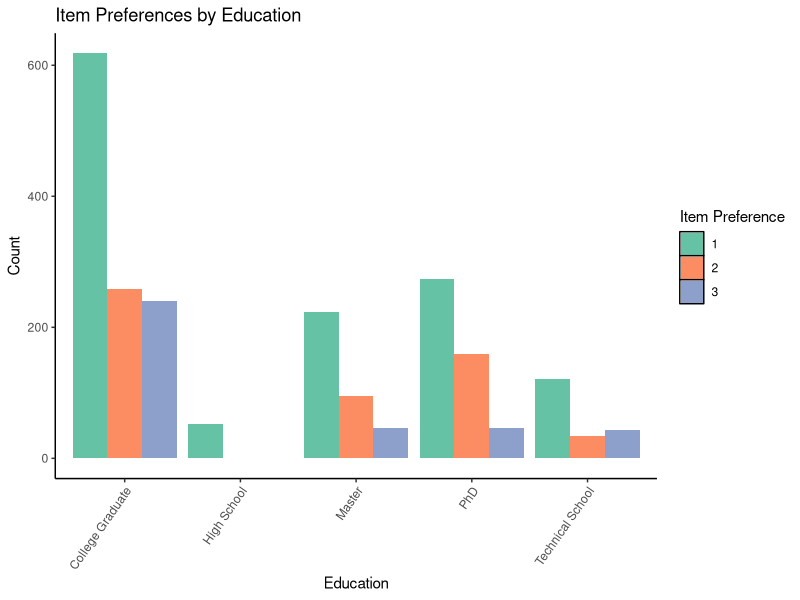
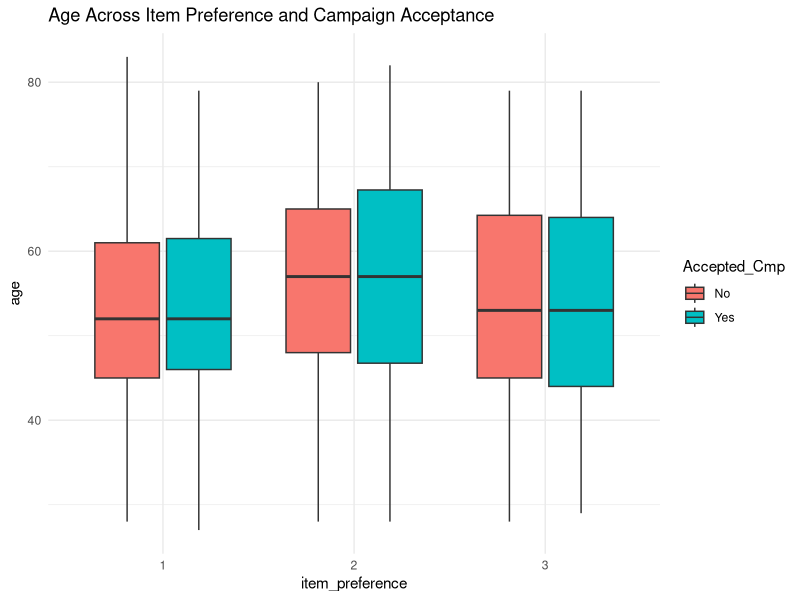
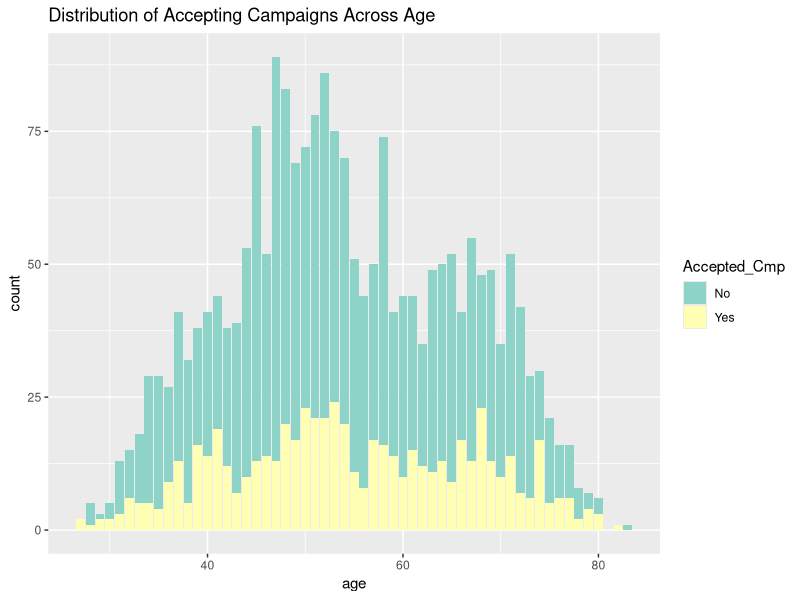
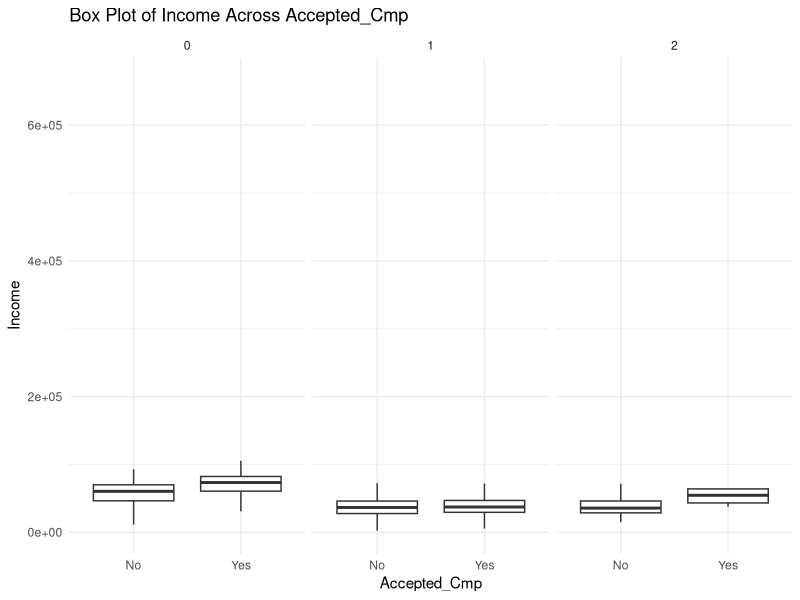
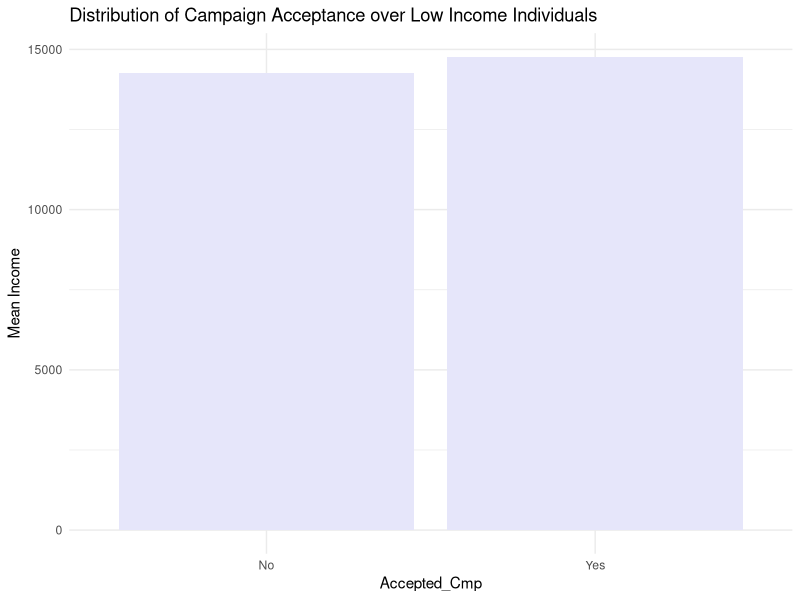
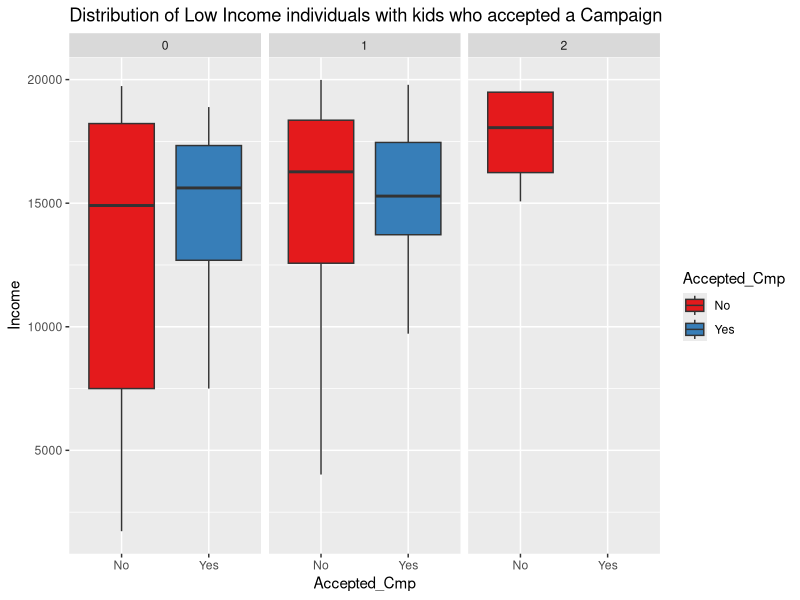
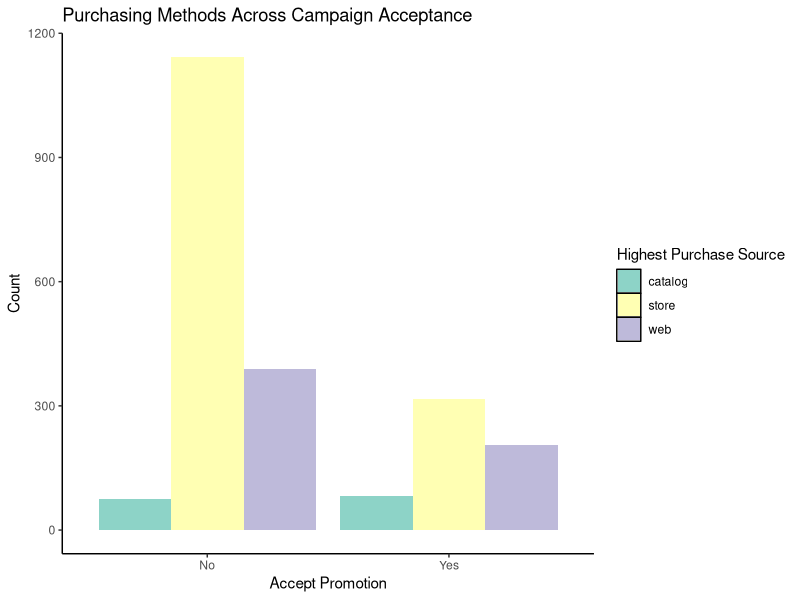

Generate these figures, in order, with R:
library(ggplot2)
library(readr)
library(dplyr)

data<- read_csv("managed_data_all.csv")

#Visualizing Education with Item Preference
data$Education <- as.factor(data$Education)
data$item_preference <- as.factor(data$item_preference)
ggplot(data, aes(x = Education, fill = item_preference)) +
 geom_bar(position = "dodge") +
 labs(title = "Item Preferences by Education", 
      y="Count", fill="Item Preference") +
 theme(axis.text.x = element_text(angle = 55, hjust = 1), 
       panel.background = element_rect(fill = "white"), #remove all lines
       axis.line = element_line(color="black"),
       strip.background = element_blank(),
       legend.key = element_rect(fill = "white", color="black")) + 
  scale_fill_brewer(palette = "Set2")


#Visualizing age and Item Preference and whether or not they accepted a promotion

ggplot(data, aes(x = item_preference, y = age, fill = Accepted_Cmp)) +
 geom_boxplot() +
 labs(title = "Age Across Item Preference and Campaign Acceptance") + 
 theme_minimal() 

# Visualizing age and whether or not they accepted any campaign

ggplot(data, aes(x = age, fill = Accepted_Cmp)) + geom_bar() + 
 labs(title = "Distribution of Accepting Campaigns Across Age") + 
 scale_fill_brewer(palette = "Set3")

# Visualizing whether or not Low income individuals accepted the campaigns and 
# if they would do so more if they had kids at home
ggplot(data, aes(x = Accepted_Cmp, y = Income)) +
 geom_boxplot(outlier.shape = NA) +  # Remove outliers
 facet_wrap(~as.factor(Kidhome)) +
 labs(title = "Box Plot of Income Across Accepted_Cmp") +
 theme_minimal()

data_lowIncome<- data %>%
 filter(Income <= 20000)

ggplot(data_lowIncome, aes(x = Accepted_Cmp, y = Income)) +
 geom_bar(stat = "summary", fun = "mean", fill = "lavender") +
 labs(title = "Distribution of Campaign Acceptance over Low Income Individuals",
      x = "Accepted_Cmp", y = "Mean Income") +
 theme_minimal()

ggplot(data_lowIncome, aes(x = Accepted_Cmp, y = Income, fill = Accepted_Cmp)) +
 geom_boxplot(outlier.shape = NA) +  # Remove outliers
 facet_wrap(~as.factor(Kidhome)) +
 labs(title = "Distribution of Low Income individuals with kids who accepted a Campaign") +
 scale_fill_brewer(palette = "Set1")

#Store purchases per month and whether or not they accepted a campaign
data_pur_pref<- data %>%
 mutate(HighestPurchaseSource = case_when(
  NumWebPurchases >= NumCatalogPurchases & NumWebPurchases >= NumStorePurchases ~ "web",
  NumCatalogPurchases > NumWebPurchases & NumCatalogPurchases >= NumStorePurchases ~ "catalog",
  NumStorePurchases > NumWebPurchases & NumStorePurchases > NumCatalogPurchases ~ "store",
  TRUE ~ "equal"  # Handling cases where all three are equal
 ))

ggplot(data_pur_pref, aes(x = Accepted_Cmp, fill = HighestPurchaseSource)) +
 geom_bar(stat = "count", position = "dodge") +
 labs(title = "Purchasing Methods Across Campaign Acceptance",
      x = "Accept Promotion",
      y = "Count", 
      fill="Highest Purchase Source")+
  scale_fill_brewer(palette = "Set3")+
  theme(panel.background = element_rect(fill = "white"), #remove all lines
        axis.line = element_line(color="black"),
        strip.background = element_blank(),
        legend.key = element_rect(fill = "white", color="black"))

